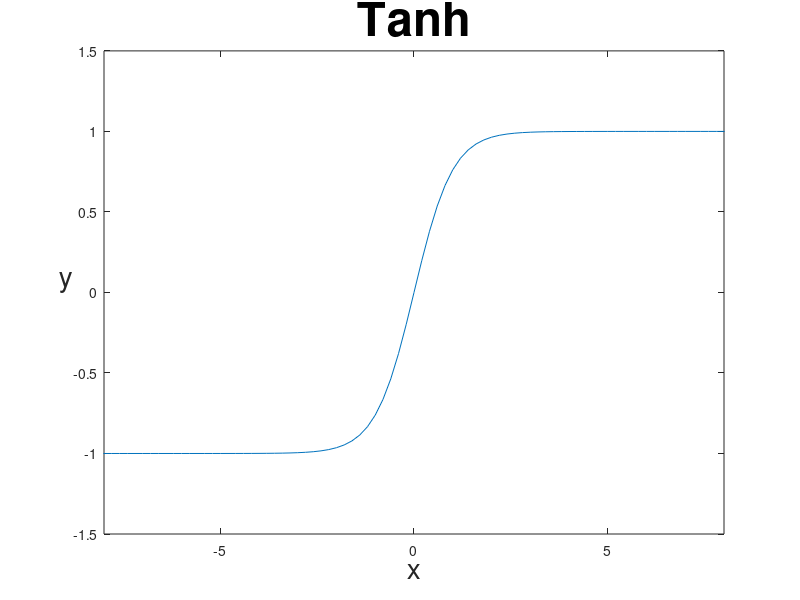

Write MATLAB code to recreate this figure.
clear all;
x = -10:0.2:10;
%y = sigm(x);
%y = 1.7159*tanh(2/3.*x);
y = tanh(x);

plot(x,y); 
axis([-8 8 -1.5 1.5]);
xlabel('x','fontsize',20);
ylabel('y','rotation',0,'fontsize',20);
title('Tanh','fontsize',34);
